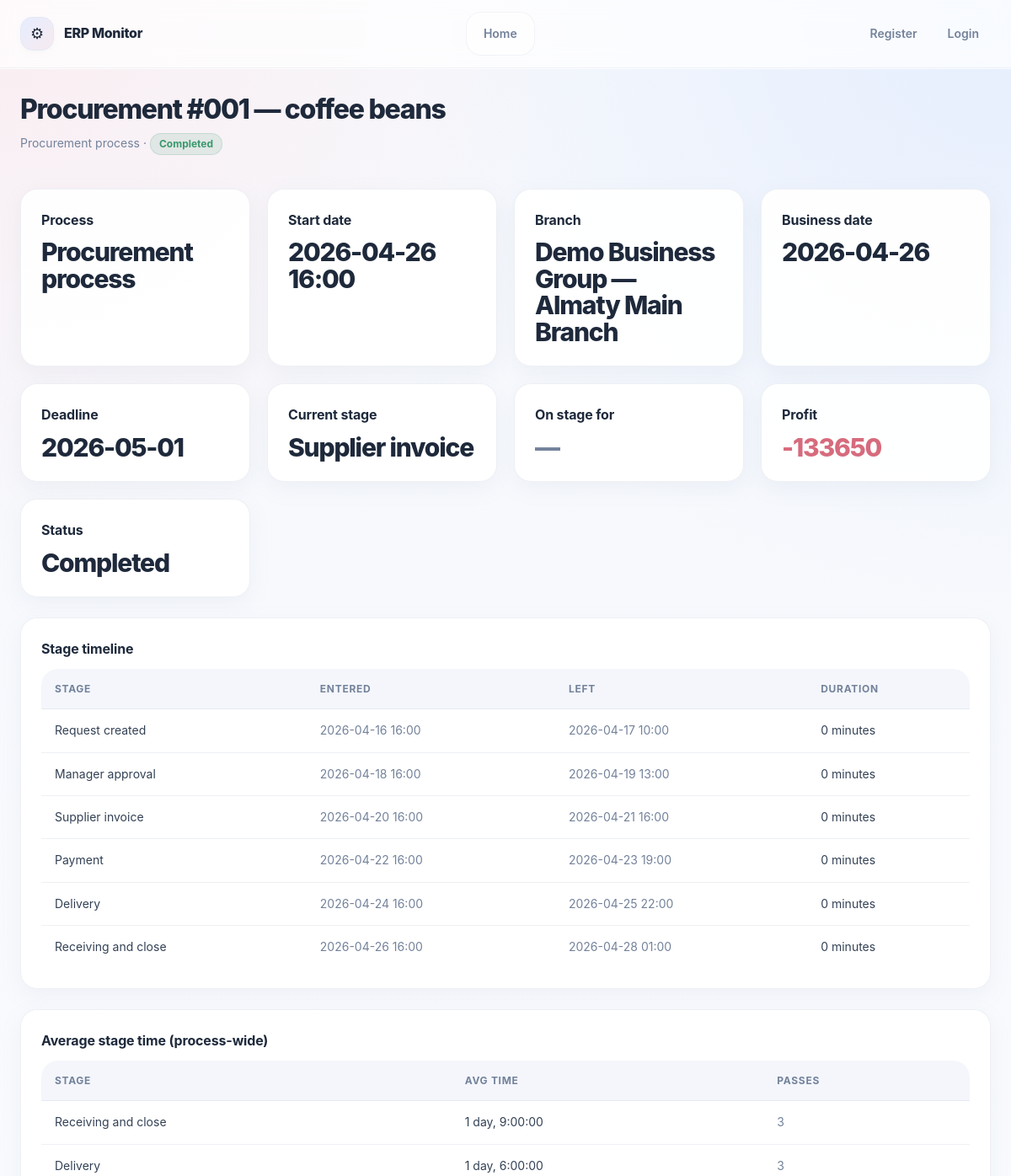
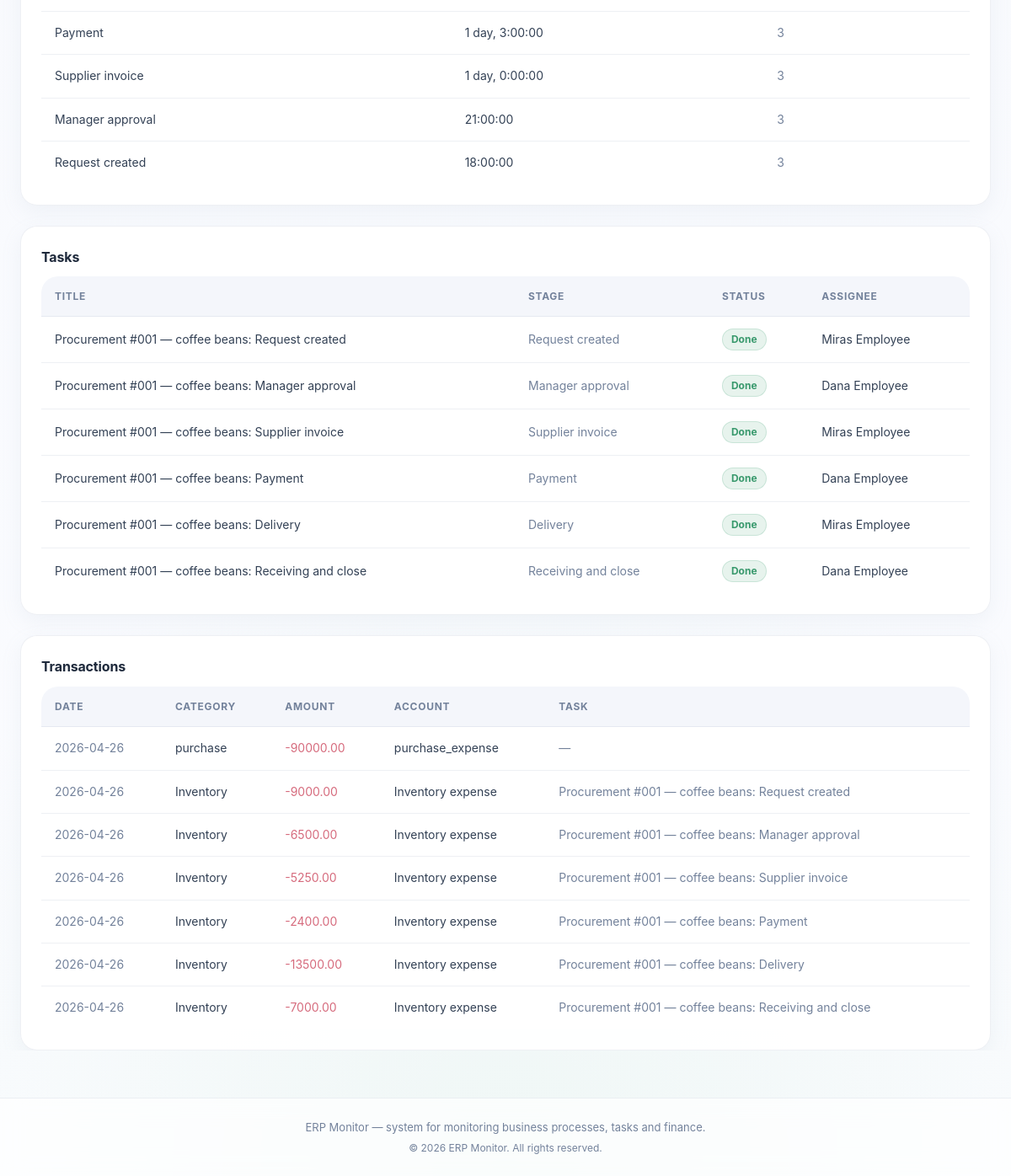
/processes/instances/1/, run on the app's committed database (2 pictures, top to bottom).
### processes/models.py (models this page shows, shortened)
class ProcessInstance(models.Model):
    process = models.ForeignKey(
        Process,
        on_delete=models.CASCADE,
        related_name="instances",
    )
    name = models.CharField(max_length=255)
    manager = models.ForeignKey(
        "people.Employee",   # ← строка
        on_delete=models.SET_NULL,
        null=True,
        blank=True,
        related_name="managed_processes",
    )
    planned_budget = models.DecimalField(
        max_digits=14, decimal_places=2,
        null=True, blank=True
    )
    planned_end_date = models.DateField(
        null=True, blank=True
    )
    started_at = models.DateTimeField(auto_now_add=True)
    is_completed = models.BooleanField(default=False)
    current_stage = models.ForeignKey(
        "Stage",
        on_delete=models.SET_NULL,
        null=True,
        blank=True,
        related_name="current_instances",
    )
    branch = models.ForeignKey(
        Branch,
        on_delete=models.SET_NULL,
        null=True,
        blank=True,
        related_name="process_instances",
    )
    business_date = models.DateField(
        null=True,
        blank=True,
        verbose_name="Business date",
    )
    def profit(self):
        from finance.models import Transaction  # ← локальный импорт
        total = (
            Transaction.objects
            .filter(process_instance=self)
            .aggregate(total=Sum("amount"))
            .get("total")
        )
        return total or Decimal("0")
    def is_overdue(self):
        if not self.planned_end_date:
            return False
        return (timezone.now().date() > self.planned_end_date) and (not self.is_completed)

class Process(models.Model):
    organization = models.ForeignKey(
        Organization,
        on_delete=models.CASCADE,
        related_name="processes",
    )
    name = models.CharField(max_length=255)
    description = models.TextField(blank=True)
    is_active = models.BooleanField(default=True)
    created_at = models.DateTimeField(auto_now_add=True)

class Stage(models.Model):
    process = models.ForeignKey(
        Process,
        on_delete=models.CASCADE,
        related_name="stages",
    )
    name = models.CharField(max_length=255)
    order = models.PositiveIntegerField()
    class Meta:
        ordering = ["order"]
        unique_together = ("process", "order")

class StageHistory(models.Model):
    process_instance = models.ForeignKey(
        "ProcessInstance",
        on_delete=models.CASCADE,
        related_name="stage_history",
    )
    stage = models.ForeignKey(
        "Stage",
        on_delete=models.PROTECT,
        related_name="history_rows",
    )
    entered_at = models.DateTimeField(default=timezone.now)
    left_at = models.DateTimeField(null=True, blank=True)
    class Meta:
        indexes = [
            models.Index(fields=["process_instance", "stage"]),
            models.Index(fields=["stage", "entered_at"]),
            models.Index(fields=["left_at"]),
        ]

### orgs/models.py (models this page shows, shortened)
class Branch(models.Model):
    organization = models.ForeignKey(
        Organization,
        on_delete=models.CASCADE,
        related_name="branches",
    )
    name = models.CharField(max_length=255)
    def __str__(self):
        return f"{self.organization.name} — {self.name}"

class Organization(models.Model):
    name = models.CharField(max_length=255)
    created_at = models.DateTimeField(auto_now_add=True)

### tasks/models.py (models this page shows, shortened)
class Task(models.Model):
    STATUS_CHOICES = (
        ("NEW", "New"),
        ("IN_PROGRESS", "In Progress"),
        ("BLOCKED", "Blocked"),
        ("DONE", "Done"),
        ("CANCELED", "Canceled"),
    )
    planned_hours = models.DecimalField(
        max_digits=6, decimal_places=2,
        null=True, blank=True
    )
    process_instance = models.ForeignKey(
        "processes.ProcessInstance",
        on_delete=models.CASCADE,
        related_name="tasks",
    )
    stage = models.ForeignKey(
        Stage,
        on_delete=models.CASCADE,
        related_name="tasks",
    )
    title = models.CharField(max_length=255)
    description = models.TextField(blank=True)
    assignee = models.ForeignKey(
        Employee,
        on_delete=models.SET_NULL,
        null=True,
        blank=True,
        related_name="tasks",
    )
    status = models.CharField(
        max_length=20,
        choices=STATUS_CHOICES,
        default="NEW",
    )
    due_date = models.DateField(null=True, blank=True)
    created_at = models.DateTimeField(auto_now_add=True)
    started_at = models.DateTimeField(null=True, blank=True)
    completed_at = models.DateTimeField(null=True, blank=True)

### people/models.py (models this page shows)
class Employee(models.Model):
    STATUS_CHOICES = (
        ("ACTIVE", "Active"),
        ("INACTIVE", "Inactive"),
        ("FIRED", "Fired"),
    )
    user = models.OneToOneField(
        settings.AUTH_USER_MODEL,
        on_delete=models.CASCADE,
        related_name="employee",
    )
    full_name = models.CharField(max_length=255)
    position = models.CharField(max_length=100)
    hire_date = models.DateField(null=True, blank=True)
    status = models.CharField(
        max_length=10,
        choices=STATUS_CHOICES,
        default="ACTIVE",
    )
    department = models.ForeignKey(
        Department,
        on_delete=models.SET_NULL,
        null=True,
        blank=True,
        related_name="employees",
    )
    def __str__(self):
        return self.full_name

### finance/models.py (models this page shows, shortened)
class Transaction(models.Model):
    account = models.ForeignKey(
        Account,
        on_delete=models.PROTECT,
        related_name="transactions",
    )
    category = models.ForeignKey(
        Category,
        on_delete=models.PROTECT,
        related_name="transactions",
    )
    counterparty = models.ForeignKey(
        Counterparty,
        null=True,
        blank=True,
        on_delete=models.SET_NULL,
        related_name="transactions",
    )
    task = models.ForeignKey(
        Task,
        on_delete=models.SET_NULL,
        null=True,
        blank=True,
        related_name="transactions",
    )
    process_instance = models.ForeignKey(
        ProcessInstance,
        on_delete=models.SET_NULL,
        null=True,
        blank=True,
        related_name="transactions",
    )
    amount = models.DecimalField(max_digits=14, decimal_places=2)
    date = models.DateField()
    comment = models.TextField(blank=True)
    created_at = models.DateTimeField(auto_now_add=True)

class Category(models.Model):
    TYPE_CHOICES = (
        ("INCOME", "Income"),
        ("EXPENSE", "Expense"),
    )
    name = models.CharField(max_length=100)
    type = models.CharField(max_length=10, choices=TYPE_CHOICES)

class Account(models.Model):
    name = models.CharField(max_length=100)
    currency = models.CharField(max_length=3, default="KZT")

### processes/views.py (the view)
# urls.py: path("instances/<int:pk>/", process_instance_detail, name="process_instance_detail"),
def process_instance_detail(request, pk):
    process_instance = get_object_or_404(ProcessInstance, pk=pk)
    tasks = (
        Task.objects
        .filter(process_instance=process_instance)
        .select_related("stage", "assignee")
    )
    transactions = (
        Transaction.objects
        .filter(process_instance=process_instance)
        .select_related("category", "account", "task")
        .order_by("-date")
    )
    stage_timeline = instance_stage_timeline(process_instance.id)
    stage_age = current_stage_age(process_instance.id)
    avg_stages = avg_stage_time_for_process(process_instance.process_id)
    profit_value = process_instance.profit()       # метод
    is_overdue_value = process_instance.is_overdue()  # метод
    return render(
        request,
        "processes/process_instance_detail.html",
        {
            "process_instance": process_instance,
            "tasks": tasks,
            "transactions": transactions,
            "stage_timeline": stage_timeline,
            "stage_age": stage_age,
            "avg_stages": avg_stages,
            "profit_value": profit_value,
            "is_overdue_value": is_overdue_value,
            "today": timezone.now().date(),
            "now": timezone.now(),
        }
    )

### templates/processes/process_instance_detail.html (shortened to what this page needs)
{% extends "base.html" %}
{% block content %}
<div class="page-header fade-in">
    <h1 class="page-title">{{ process_instance.name }}</h1>
    <p class="page-subtitle">
        {{ process_instance.process.name }}
        ·
        {% if process_instance.is_completed %}
            <span class="badge success">Completed</span>
        {% else %}
            <span class="badge active">Active</span>
        {% endif %}
    </p>
</div>
<section class="dashboard-section fade-in">
    <div class="cards-grid">
        <div class="card">
            <div class="card-title">Process</div>
            <div class="card-metric">
                {{ process_instance.process.name }}
            </div>
        </div>
        <div class="card">
            <div class="card-title">Start date</div>
            <div class="card-metric">
                {{ process_instance.started_at|date:"Y-m-d H:i" }}
            </div>
        </div>
        <div class="card">
            <div class="card-title">Branch</div>
            <div class="card-metric">
                {{ process_instance.branch|default:"—" }}
            </div>
        </div>
        <div class="card">
            <div class="card-title">Business date</div>
            <div class="card-metric">
                {% if process_instance.business_date %}
                    {{ process_instance.business_date|date:"Y-m-d" }}
                {% else %}
                    <span class="muted">—</span>
                {% endif %}
            </div>
        </div>
        <div class="card">
            <div class="card-title">Deadline</div>
            <div class="card-metric {% if is_overdue_value %}danger{% endif %}">
                {% if process_instance.planned_end_date %}
                    {{ process_instance.planned_end_date|date:"Y-m-d" }}
                {% else %}
                    <span class="muted">—</span>
                {% endif %}
            </div>
        </div>
        <div class="card">
            <div class="card-title">Current stage</div>
            <div class="card-metric">
                {% if process_instance.current_stage %}
                    {{ process_instance.current_stage.name }}
                {% else %}
                    <span class="muted">—</span>
                {% endif %}
            </div>
        </div>
        <div class="card">
            <div class="card-title">On stage for</div>
            <div class="card-metric {% if stage_age and stage_age.days >= 1 %}danger{% endif %}">
                {% if stage_age %}
                    {{ stage_age }}
                {% else %}
                    <span class="muted">—</span>
                {% endif %}
            </div>
        </div>
        <div class="card">
            <div class="card-title">Profit</div>
            <div class="card-metric {% if profit_value < 0 %}danger{% endif %}">
                {{ profit_value }}
            </div>
        </div>
        <div class="card">
            <div class="card-title">Status</div>
            <div class="card-metric">
                {% if process_instance.is_completed %}
                    Completed
                {% else %}
                    Active
                {% endif %}
            </div>
        </div>
    </div>
</section>
<section class="dashboard-section fade-in">
    <div class="card">
        <div class="card-title">Stage timeline</div>
        <table class="table">
            <thead>
                <tr>
                    <th>Stage</th>
                    <th>Entered</th>
                    <th>Left</th>
                    <th>Duration</th>
                </tr>
            </thead>
            <tbody>
                {% for h in stage_timeline %}
                <tr>
                    <td>{{ h.stage.name }}</td>
                    <td class="muted">{{ h.entered_at|date:"Y-m-d H:i" }}</td>
                    <td class="muted">
                        {% if h.left_at %}
                            {{ h.left_at|date:"Y-m-d H:i" }}
                        {% else %}
                            —
                        {% endif %}
                    </td>
                    <td>
                        {% if h.left_at %}
                            {{ h.left_at|timesince:h.entered_at }}
                        {% else %}
                            {{ now|timesince:h.entered_at }}
                        {% endif %}
                    </td>
                </tr>
                {% empty %}
                <tr>
                    <td colspan="4" class="muted">No stage history</td>
                </tr>
                {% endfor %}
            </tbody>
        </table>
    </div>
</section>
<section class="dashboard-section fade-in">
    <div class="card">
        <div class="card-title">Average stage time (process-wide)</div>
        <table class="table">
            <thead>
                <tr>
                    <th>Stage</th>
                    <th>Avg time</th>
                    <th>Passes</th>
                </tr>
            </thead>
            <tbody>
                {% for r in avg_stages %}
                <tr>
                    <td>{{ r.stage__name }}</td>
                    <td>{{ r.avg_time }}</td>
                    <td class="muted">{{ r.passes }}</td>
                </tr>
                {% empty %}
                <tr>
                    <td colspan="3" class="muted">No data yet</td>
                </tr>
                {% endfor %}
            </tbody>
        </table>
    </div>
</section>
<section class="dashboard-section fade-in">
    <div class="card">
        <div class="card-title">Tasks</div>
        <table class="table">
            <thead>
                <tr>
                    <th>Title</th>
                    <th>Stage</th>
                    <th>Status</th>
                    <th>Assignee</th>
                </tr>
            </thead>
            <tbody>
                {% for task in tasks %}
                <tr>
                    <td>{{ task.title }}</td>
                    <td class="muted">{{ task.stage.name }}</td>
                    <td>
                        {% if task.status == "DONE" %}
                            <span class="badge success">Done</span>
                        {% elif task.status == "CANCELED" %}
                            <span class="badge danger">Canceled</span>
                        {% else %}
                            <span class="badge active">{{ task.status }}</span>
                        {% endif %}
                    </td>
                    <td>{{ task.assignee|default:"—" }}</td>
                </tr>
                {% empty %}
                <tr>
                    <td colspan="4" class="muted">No tasks</td>
                </tr>
                {% endfor %}
            </tbody>
        </table>
    </div>
</section>
<section class="dashboard-section fade-in">
    <div class="card">
        <div class="card-title">Transactions</div>
        <table class="table">
            <thead>
                <tr>
                    <th>Date</th>
                    <th>Category</th>
                    <th>Amount</th>
                    <th>Account</th>
                    <th>Task</th>
                </tr>
            </thead>
            <tbody>
                {% for tx in transactions %}
                <tr>
                    <td class="muted">{{ tx.date|date:"Y-m-d" }}</td>
                    <td>{{ tx.category.name }}</td>
                    <td>
                        <span class="{% if tx.amount < 0 %}danger{% endif %}">
                            {{ tx.amount }}
                        </span>
                    </td>
                    <td>{{ tx.account.name }}</td>
                    <td class="muted">{{ tx.task.title|default:"—" }}</td>
                </tr>
                {% empty %}
                <tr>
                    <td colspan="5" class="muted">No transactions</td>
                </tr>
                {% endfor %}
            </tbody>
        </table>
    </div>
</section>
{% endblock %}

### data on the page
ProcessInstance: name "Procurement #001 — coffee beans", process.name "Procurement process", started_at "2026-04-26 16:00", branch "Demo Business Group — Almaty Main Branch", business_date "2026-04-26", planned_end_date "2026-05-01", current_stage.name "Supplier invoice"
StageHistory: stage.name "Request created", entered_at "2026-04-16 16:00", left_at "2026-04-17 10:00", left_at "0 minutes"
StageHistory: stage.name "Manager approval", entered_at "2026-04-18 16:00", left_at "2026-04-19 13:00", left_at "0 minutes"
StageHistory: stage.name "Supplier invoice", entered_at "2026-04-20 16:00", left_at "2026-04-21 16:00", left_at "0 minutes"
StageHistory: stage.name "Payment", entered_at "2026-04-22 16:00", left_at "2026-04-23 19:00", left_at "0 minutes"
StageHistory: stage.name "Delivery", entered_at "2026-04-24 16:00", left_at "2026-04-25 22:00", left_at "0 minutes"
StageHistory: stage.name "Receiving and close", entered_at "2026-04-26 16:00", left_at "2026-04-28 01:00", left_at "0 minutes"
Stage: stage__name "Receiving and close", avg_time "1 day, 9:00:00", passes "3"
Stage: stage__name "Delivery", avg_time "1 day, 6:00:00", passes "3"
Stage: stage__name "Payment", avg_time "1 day, 3:00:00", passes "3"
Stage: stage__name "Supplier invoice", avg_time "1 day, 0:00:00", passes "3"
Stage: stage__name "Manager approval", avg_time "21:00:00", passes "3"
Stage: stage__name "Request created", avg_time "18:00:00", passes "3"
Task: title "Procurement #001 — coffee beans: Request created", stage.name "Request created", status "Done", assignee "Miras Employee"
Task: title "Procurement #001 — coffee beans: Manager approval", stage.name "Manager approval", status "Done", assignee "Dana Employee"
Task: title "Procurement #001 — coffee beans: Supplier invoice", stage.name "Supplier invoice", status "Done", assignee "Miras Employee"
Task: title "Procurement #001 — coffee beans: Payment", stage.name "Payment", status "Done", assignee "Dana Employee"
Task: title "Procurement #001 — coffee beans: Delivery", stage.name "Delivery", status "Done", assignee "Miras Employee"
Task: title "Procurement #001 — coffee beans: Receiving and close", stage.name "Receiving and close", status "Done", assignee "Dana Employee"
Transaction: date "2026-04-26", category.name "purchase", amount "-90000.00", account.name "purchase_expense", task "—"
Transaction: date "2026-04-26", category.name "Inventory", amount "-9000.00", account.name "Inventory expense", task "Procurement #001 — coffee beans: Request created"
Transaction: date "2026-04-26", category.name "Inventory", amount "-6500.00", account.name "Inventory expense", task "Procurement #001 — coffee beans: Manager approval"
Transaction: date "2026-04-26", category.name "Inventory", amount "-5250.00", account.name "Inventory expense", task "Procurement #001 — coffee beans: Supplier invoice"
Transaction: date "2026-04-26", category.name "Inventory", amount "-2400.00", account.name "Inventory expense", task "Procurement #001 — coffee beans: Payment"
Transaction: date "2026-04-26", category.name "Inventory", amount "-13500.00", account.name "Inventory expense", task "Procurement #001 — coffee beans: Delivery"
Transaction: date "2026-04-26", category.name "Inventory", amount "-7000.00", account.name "Inventory expense", task "Procurement #001 — coffee beans: Receiving and close"

### other printed values
{{ profit_value }} "-133650"
